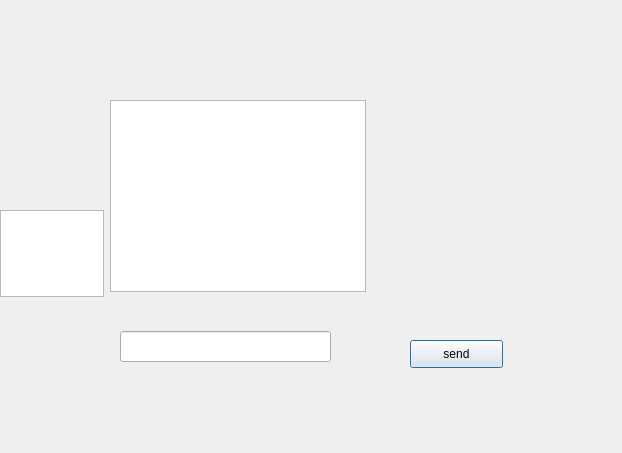
<?xml version="1.0" encoding="UTF-8"?>
<ui version="4.0">
 <class>Messageriechat</class>
 <widget class="QDialog" name="Messageriechat">
  <property name="geometry">
   <rect>
    <x>0</x>
    <y>0</y>
    <width>622</width>
    <height>453</height>
   </rect>
  </property>
  <property name="windowTitle">
   <string>Dialog</string>
  </property>
  <widget class="QPushButton" name="sendmessage">
   <property name="geometry">
    <rect>
     <x>410</x>
     <y>340</y>
     <width>93</width>
     <height>28</height>
    </rect>
   </property>
   <property name="text">
    <string>send</string>
   </property>
  </widget>
  <widget class="QTableWidget" name="tableWidget">
   <property name="geometry">
    <rect>
     <x>110</x>
     <y>100</y>
     <width>256</width>
     <height>192</height>
    </rect>
   </property>
  </widget>
  <widget class="QLineEdit" name="sendmessage_2">
   <property name="geometry">
    <rect>
     <x>120</x>
     <y>331</y>
     <width>211</width>
     <height>31</height>
    </rect>
   </property>
  </widget>
  <widget class="QTextEdit" name="send">
   <property name="geometry">
    <rect>
     <x>0</x>
     <y>210</y>
     <width>104</width>
     <height>87</height>
    </rect>
   </property>
  </widget>
 </widget>
 <resources/>
 <connections/>
</ui>
